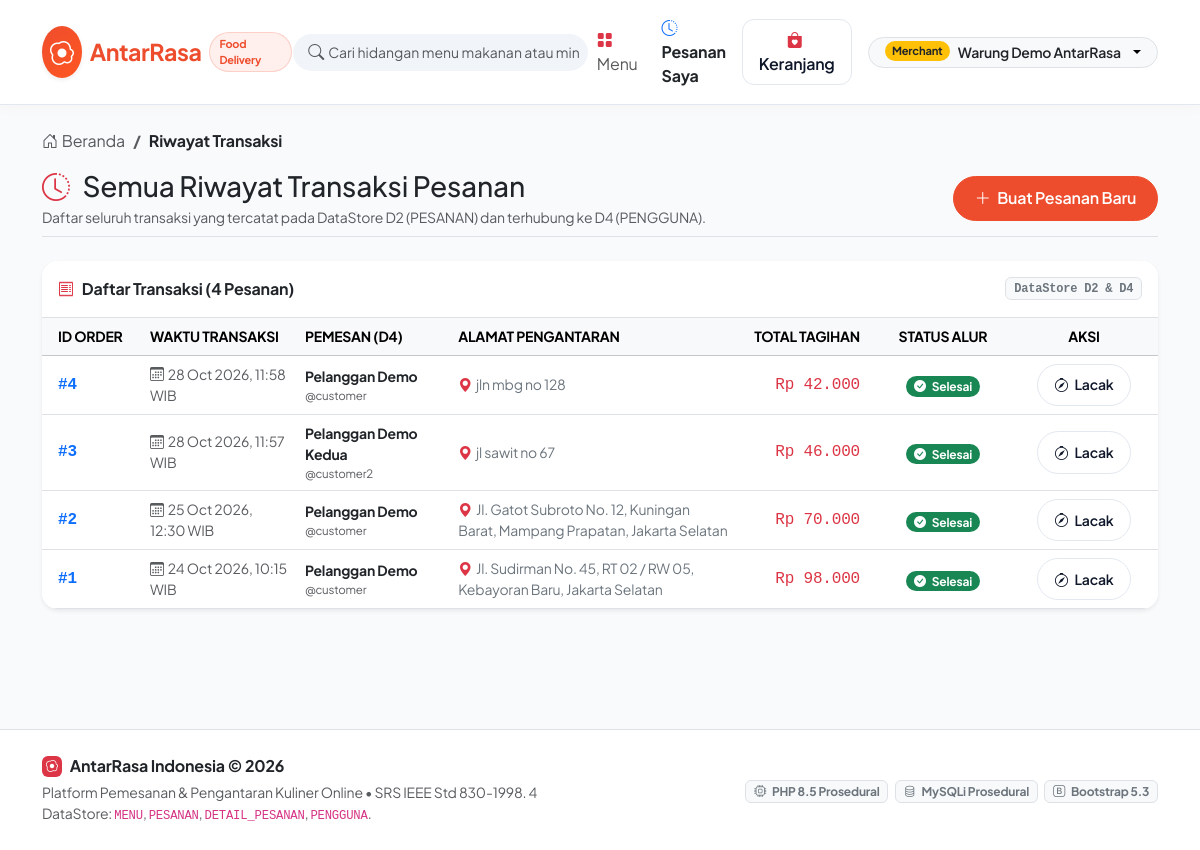
Page /riwayat.php (signed in) on the committed database.
### tables this page shows
CREATE TABLE `pesanan` (
  `id_pesanan` int(11) NOT NULL AUTO_INCREMENT,
  `id_pengguna` int(11) DEFAULT NULL,
  `id_driver` int(11) DEFAULT NULL,
  `tanggal_pesanan` datetime NOT NULL DEFAULT current_timestamp(),
  `alamat_pengiriman` text NOT NULL,
  `total_harga` decimal(12,2) NOT NULL,
  `status_pesanan` varchar(30) NOT NULL DEFAULT 'Menunggu',
  `metode_bayar` varchar(20) DEFAULT NULL,
  `waktu_bayar` datetime DEFAULT NULL,
  `bukti_bayar` varchar(255) DEFAULT NULL,
  `waktu_diproses` datetime DEFAULT NULL,
  `waktu_dikirim` datetime DEFAULT NULL,
  `waktu_selesai` datetime DEFAULT NULL,
  PRIMARY KEY (`id_pesanan`),
  KEY `fk_pesanan_pengguna` (`id_pengguna`),
  KEY `fk_pesanan_driver` (`id_driver`),
  KEY `idx_pesanan_status` (`status_pesanan`),
  KEY `idx_pesanan_tanggal` (`tanggal_pesanan`),
  CONSTRAINT `fk_pesanan_driver` FOREIGN KEY (`id_driver`) REFERENCES `pengguna` (`id_pengguna`) ON DELETE SET NULL ON UPDATE CASCADE,
  CONSTRAINT `fk_pesanan_pengguna` FOREIGN KEY (`id_pengguna`) REFERENCES `pengguna` (`id_pengguna`) ON DELETE SET NULL ON UPDATE CASCADE,
  CONSTRAINT `chk_status_pesanan` CHECK (`status_pesanan` in ('Menunggu','Diproses','Dikirim','Selesai','Dibatalkan'))
);

CREATE TABLE `pengguna` (
  `id_pengguna` int(11) NOT NULL AUTO_INCREMENT,
  `username` varchar(50) NOT NULL,
  `password` varchar(255) NOT NULL,
  `nama_lengkap` varchar(100) NOT NULL,
  `peran` varchar(20) NOT NULL DEFAULT 'customer',
  PRIMARY KEY (`id_pengguna`),
  UNIQUE KEY `username` (`username`),
  KEY `idx_pengguna_peran` (`peran`),
  CONSTRAINT `chk_peran_pengguna` CHECK (`peran` in ('customer','merchant','driver','admin'))
);

### includes/functions_order.php (called while the page is built, shortened)
<?php
function ambil_semua_pesanan($conn, int $limit = 50, ?string $status_filter = null, ?int $id_pengguna = null): array
{
    $daftar = [];
    $sql = "SELECT p.id_pesanan, p.id_pengguna, p.tanggal_pesanan, p.alamat_pengiriman,
                   p.total_harga, p.status_pesanan,
                   u.nama_lengkap AS nama_pemesan, u.username AS username_pemesan
            FROM pesanan p
            LEFT JOIN pengguna u ON p.id_pengguna = u.id_pengguna";
    $params = [];
    $types = "";
    $sql .= " ORDER BY p.id_pesanan DESC LIMIT ?";
    $params[] = $limit;
    $types .= "i";
    $stmt = mysqli_prepare($conn, $sql);
    mysqli_stmt_bind_param($stmt, $types, ...$params);
    mysqli_stmt_execute($stmt);
    $hasil = mysqli_stmt_get_result($stmt);
    if ($hasil !== false) {
        $daftar = mysqli_fetch_all($hasil, MYSQLI_ASSOC);
    }
    return $daftar;
}
function e(mixed $nilai): string
{
    return htmlspecialchars((string) ($nilai ?? ''), ENT_QUOTES, 'UTF-8');
}
function format_rupiah(float $nominal): string
{
    return 'Rp ' . number_format($nominal, 0, ',', '.');
}
function dapatkan_info_status(string $status): array
{
    return match ($status) {
        'Menunggu' => [
            'class' => 'bg-warning text-dark',
            'badge' => 'warning',
            'label' => 'Menunggu Pembayaran',
            'icon'  => 'bi-hourglass-split',
            'step'  => 1
        ],
        'Diproses' => [
            'class' => 'bg-info text-dark',
            'badge' => 'info',
            'label' => 'Diproses Restoran',
            'icon'  => 'bi-fire',
            'step'  => 2
        ],
        'Dikirim' => [
            'class' => 'bg-primary text-white',
            'badge' => 'primary',
            'label' => 'Sedang Dikirim Driver',
            'icon'  => 'bi-bicycle',
            'step'  => 3
        ],
        'Selesai' => [
            'class' => 'bg-success text-white',
            'badge' => 'success',
            'label' => 'Pesanan Selesai',
            'icon'  => 'bi-check-circle-fill',
            'step'  => 4
        ],
        default => [
            'class' => 'bg-secondary text-white',
            'badge' => 'secondary',
            'label' => $status,
            'icon'  => 'bi-question-circle',
            'step'  => 0
        ]
    };
}

### riwayat.php (the view, shortened to what this page needs)
<?php
require_once __DIR__ . '/includes/functions_order.php';
$pengguna = ambil_pengguna_login();
$peran = (string) ($pengguna['peran'] ?? '');
$id_user = (int) ($pengguna['id_pengguna'] ?? 0);
if ($peran === 'customer') {
    if ($id_user <= 0) {
        header('Location: login.php?pesan=akses_ditolak');
        exit;
    }
    $daftar_pesanan = ambil_semua_pesanan($conn, 50, null, $id_user);
} else {
    $daftar_pesanan = ambil_semua_pesanan($conn, 50, null, null);
}
require_once __DIR__ . '/includes/header.php';
?>
<div class="mb-3">
    <nav aria-label="breadcrumb">
        <ol class="breadcrumb mb-0 small">
            <li class="breadcrumb-item"><a href="index.php" class="text-decoration-none text-muted"><i class="bi bi-house-door me-1"></i>Beranda</a></li>
            <li class="breadcrumb-item active fw-bold text-dark" aria-current="page"><?= ($peran === 'customer') ? 'Pesanan Saya' : 'Riwayat Transaksi' ?></li>
        </ol>
    </nav>
</div>
<div class="d-flex flex-wrap justify-content-between align-items-center mb-4 pb-2 border-bottom">
    <div>
        <h3 class="fw-extrabold mb-1 text-dark">
            <i class="bi bi-clock-history text-danger me-2"></i>
            <?= ($peran === 'customer') ? 'Daftar Riwayat Pesanan Saya' : 'Semua Riwayat Transaksi Pesanan' ?>
        </h3>
        <p class="text-muted small mb-0">
            <?= ($peran === 'customer')
                ? 'Pantau perkembangan dan status pesanan makanan yang pernah Anda buat.'
                : 'Daftar seluruh transaksi yang tercatat pada DataStore D2 (PESANAN) dan terhubung ke D4 (PENGGUNA).' ?>
        </p>
    </div>
    <a href="index.php" class="btn btn-primary-custom rounded-pill mt-2 mt-sm-0">
        <i class="bi bi-plus-lg me-1"></i> Buat Pesanan Baru
    </a>
</div>
<?php if (empty($daftar_pesanan)): ?>
    <div class="card shadow-sm border-0 rounded-4 text-center py-5 my-4 bg-white">
        <div class="card-body py-5">
            <div class="p-3 bg-light text-muted rounded-circle d-inline-flex mb-3">
                <i class="bi bi-journal-x fs-1"></i>
            </div>
            <h4 class="fw-extrabold text-dark">Belum Ada Transaksi Pemesanan</h4>
            <p class="text-muted mx-auto mb-4" style="max-width: 480px;">
                <?= ($peran === 'customer')
                    ? 'Anda belum pernah membuat pesanan di akun ini. Buka katalog menu dan nikmati aneka hidangan lezat!'
                    : 'Belum ada transaksi pemesanan yang tercatat di sistem.' ?>
            </p>
            <a href="index.php" class="btn btn-primary-custom px-4 py-2 rounded-pill shadow-sm">
                <i class="bi bi-grid-fill me-2"></i> Buka Katalog Menu
            </a>
        </div>
    </div>
<?php else: ?>
    <div class="card shadow-sm border-0 rounded-4 overflow-hidden mb-5 bg-white">
        <div class="card-header bg-white py-3 border-bottom d-flex justify-content-between align-items-center">
            <div class="fw-bold text-dark fs-6">
                <i class="bi bi-receipt text-danger me-2"></i>Daftar Transaksi (<?= count($daftar_pesanan) ?> Pesanan)
            </div>
            <span class="badge bg-light text-secondary border font-monospace">DataStore D2 &amp; D4</span>
        </div>
        <div class="table-responsive">
            <table class="table align-middle table-hover mb-0">
                <thead class="table-light small text-uppercase text-muted">
                    <tr>
                        <th class="ps-3" style="width: 100px;">ID Order</th>
                        <th style="min-width: 150px;">Waktu Transaksi</th>
                        <?php if ($peran !== 'customer'): ?>
                            <th style="min-width: 150px;">Pemesan (D4)</th>
                        <?php endif; ?>
                        <th style="min-width: 250px;">Alamat Pengantaran</th>
                        <th class="text-end" style="min-width: 130px;">Total Tagihan</th>
                        <th class="text-center" style="min-width: 150px;">Status Alur</th>
                        <th class="text-center pe-3" style="width: 140px;">Aksi</th>
                    </tr>
                </thead>
                <tbody>
                    <?php foreach ($daftar_pesanan as $order): ?>
                        <?php
                            $id = (int) $order['id_pesanan'];
                            $status = (string) $order['status_pesanan'];
                            $info_st = dapatkan_info_status($status);
                        ?>
                        <tr>
                            <td class="ps-3 fw-bold font-monospace text-primary">#<?= $id ?></td>
                            <td class="small text-muted">
                                <i class="bi bi-calendar3 me-1"></i><?= date('d M Y, H:i', strtotime((string) $order['tanggal_pesanan'])) ?> WIB
                            </td>
                            <?php if ($peran !== 'customer'): ?>
                                <td>
                                    <div class="fw-bold text-dark small">
                                        <?= e($order['nama_pemesan'] ?? 'Tamu (Guest)') ?>
                                    </div>
                                    <?php if (!empty($order['username_pemesan'])): ?>
                                        <div class="text-muted" style="font-size: 0.72rem;">@<?= e($order['username_pemesan']) ?></div>
                                    <?php endif; ?>
                                </td>
                            <?php endif; ?>
                            <td class="small text-secondary">
                                <i class="bi bi-geo-alt-fill text-danger me-1"></i><?= e(mb_strimwidth((string)$order['alamat_pengiriman'], 0, 75, '...')) ?>
                            </td>
                            <td class="text-end fw-extrabold font-monospace text-danger">
                                <?= format_rupiah((float) $order['total_harga']) ?>
                            </td>
                            <td class="text-center">
                                <span class="badge <?= $info_st['class'] ?> px-2 py-1 rounded-pill small">
                                    <i class="bi <?= $info_st['icon'] ?> me-1"></i> <?= e($status) ?>
                                </span>
                            </td>
                            <td class="text-center pe-3">
                                <?php if ($status === 'Menunggu'): ?>
                                    <a href="pembayaran.php?id=<?= $id ?>" class="btn btn-sm btn-warning rounded-pill px-3 fw-bold text-dark shadow-sm">
                                        <i class="bi bi-wallet2 me-1"></i> Bayar
                                    </a>
                                <?php else: ?>
                                    <a href="status.php?id=<?= $id ?>" class="btn btn-sm btn-outline-custom rounded-pill px-3">
                                        <i class="bi bi-compass me-1"></i> Lacak
                                    </a>
                                <?php endif; ?>
                            </td>
                        </tr>
                    <?php endforeach; ?>
                </tbody>
            </table>
        </div>
    </div>
<?php endif; ?>
<?php
require_once __DIR__ . '/includes/footer.php';
?>

### assets/css/style.css (style rules this page uses)
:root { --cf-primary: #ee4d2d; --cf-primary-dark: #d73211; --cf-primary-light: #fff0ed; --cf-secondary: #ff5722; --cf-green: #00aa13; --cf-green-light: #e8f9eb; --mb-primary: #4f46e5; --mb-primary-dark: #3730a3; --mb-primary-light: #eef2ff; --mb-accent: #0ea5e9; --mb-warning: #f59e0b; --dr-dark: #0f172a; --dr-surface: #1e293b; --dr-green: #10b981; --dr-green-glow: rgba(16, 185, 129, 0.35); --dr-accent: #38bdf8; --ad-sidebar: #0f172a; --ad-sidebar-hover: #1e293b; --ad-sidebar-active: #334155; --ad-primary: #6366f1; --ad-border: #e2e8f0; --bg-main: #f8fafc; --text-heading: #0f172a; --text-body: #334155; --text-muted: #64748b; --card-bg: #ffffff; --border-color: #e2e8f0; --shadow-sm: 0 1px 3px rgba(0, 0, 0, 0.05); --shadow-md: 0 4px 15px rgba(0, 0, 0, 0.06); --shadow-lg: 0 10px 25px rgba(0, 0, 0, 0.08); }
body { font-family: 'Plus Jakarta Sans', system-ui, -apple-system, BlinkMacSystemFont, 'Segoe UI', Roboto, Helvetica, Arial, sans-serif; background-color: var(--bg-main); color: var(--text-body); min-height: 100vh; display: flex; flex-direction: column; letter-spacing: -0.2px; }
.btn-primary-custom { background-color: var(--cf-primary); border-color: var(--cf-primary); color: #ffffff; font-weight: 600; border-radius: 12px; padding: 0.6rem 1.3rem; transition: all 0.2s ease; }
.btn-outline-custom { border: 1px solid var(--border-color); background: #ffffff; color: var(--text-heading); font-weight: 600; border-radius: 12px; padding: 0.6rem 1.3rem; transition: all 0.2s ease; }

### rows in the picture
pesanan: id_pesanan "4", tanggal_pesanan "28 Oct 2026, 11:58", id_pengguna.nama_lengkap "Pelanggan Demo", id_pengguna.username "customer", alamat_pengiriman "jln mbg no 128", total_harga "Rp 42.000", status_pesanan "Selesai"
pesanan: id_pesanan "3", tanggal_pesanan "28 Oct 2026, 11:57", id_pengguna.nama_lengkap "Pelanggan Demo Kedua", id_pengguna.username "customer2", alamat_pengiriman "jl sawit no 67", total_harga "Rp 46.000", status_pesanan "Selesai"
pesanan: id_pesanan "2", tanggal_pesanan "25 Oct 2026, 12:30", id_pengguna.nama_lengkap "Pelanggan Demo", id_pengguna.username "customer", alamat_pengiriman "Jl. Gatot Subroto No. 12, Kuningan Barat, Mampang Prapatan, Jakarta Selatan", total_harga "Rp 70.000", status_pesanan "Selesai"
pesanan: id_pesanan "1", tanggal_pesanan "24 Oct 2026, 10:15", id_pengguna.nama_lengkap "Pelanggan Demo", id_pengguna.username "customer", alamat_pengiriman "Jl. Sudirman No. 45, RT 02 / RW 05, Kebayoran Baru, Jakarta Selatan", total_harga "Rp 98.000", status_pesanan "Selesai"

### other values in the picture
$pengguna_aktif['peran'] "Merchant"
$pengguna_aktif['nama_lengkap'] "Warung Demo AntarRasa"
count($daftar_pesanan) "4"
